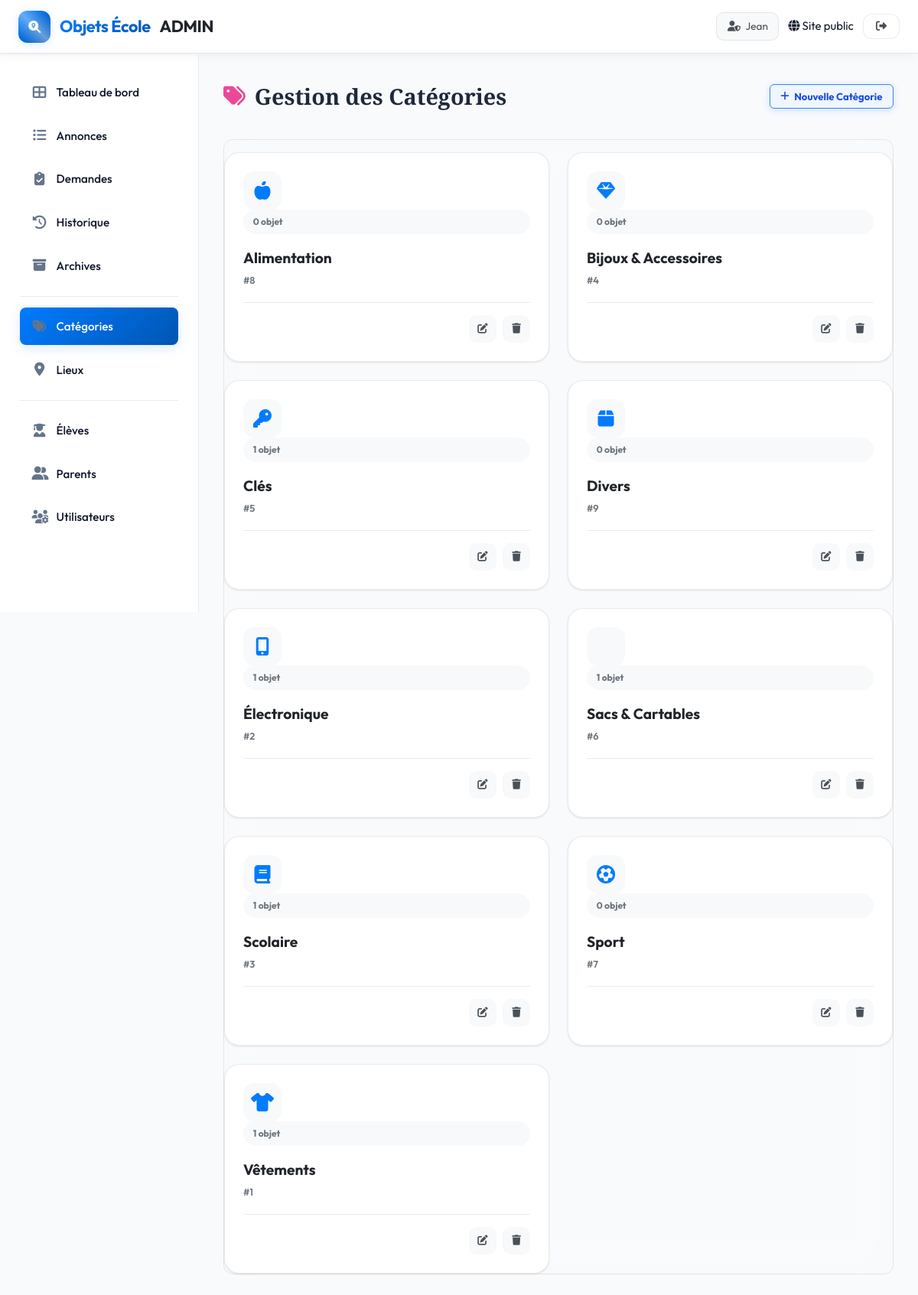
/admin/categories.php (signed in), run on the app's committed database.
### tables this page shows
CREATE TABLE utilisateurs (
    id INT AUTO_INCREMENT PRIMARY KEY,
    login VARCHAR(100) UNIQUE NOT NULL,
    mot_de_passe_hash VARCHAR(255) NOT NULL,
    role ENUM('admin','personnel','parent') NOT NULL DEFAULT 'parent',
    nom VARCHAR(100) NOT NULL,
    prenom VARCHAR(100) NOT NULL,
    email VARCHAR(150),
    tel VARCHAR(20),
    cin VARCHAR(30),
    actif TINYINT(1) DEFAULT 1,
    date_creation TIMESTAMP DEFAULT CURRENT_TIMESTAMP
);

CREATE TABLE categories (
    id INT AUTO_INCREMENT PRIMARY KEY,
    nom VARCHAR(100) NOT NULL,
    icone VARCHAR(50) DEFAULT 'fas fa-box',
    date_creation TIMESTAMP DEFAULT CURRENT_TIMESTAMP
);

### includes/functions.php (called while the page is built, shortened)
<?php
function url(string $path): string {
    return BASE_URL . '/' . ltrim($path, '/');
}

### includes/auth.php (called while the page is built, shortened)
<?php
function getCurrentUser(): ?array {
    $pdo = getDB();
    $stmt = $pdo->prepare("SELECT * FROM utilisateurs WHERE id = ? AND actif = 1");
    $stmt->execute([$_SESSION['user_id']]);
    return $stmt->fetch() ?: null;
}
function clean(string $str): string {
    return htmlspecialchars(trim($str), ENT_QUOTES, 'UTF-8');
}

### admin/categories.php (the view, shortened to what this page needs)
<?php
$page_title = 'Gestion des Catégories';
$active_page = 'categories';
require_once __DIR__ . '/../includes/admin_header.php';
$categories = $pdo->query("SELECT c.*, COUNT(a.id) AS nb_annonces FROM categories c LEFT JOIN annonces a ON a.categorie_id=c.id GROUP BY c.id ORDER BY c.nom")->fetchAll();
?>
    <div class="vue-ensemble-header">
      <div class="vue-ensemble-title">
        <i class="fas fa-tags" style="color:#ec4899;"></i> <?= clean($page_title) ?>
      </div>
      <button onclick="document.getElementById('addForm').style.display='block'; this.style.display='none'" class="btn-action blue"><i class="fas fa-plus"></i> Nouvelle Catégorie</button>
    </div>
    <div class="admin-card-premium" style="background:transparent; box-shadow:none; padding:0;">
      <div class="category-grid">
        <?php foreach ($categories as $c): ?>
        <div class="category-card" id="card-<?= $c['id'] ?>">
          <div class="category-card-header">
            <div class="category-icon-wrapper">
              <i class="<?= clean($c['icone']) ?>"></i>
            </div>
            <div class="category-badge">
              <?= (int)$c['nb_annonces'] ?> objet<?= $c['nb_annonces']>1?'s':'' ?>
            </div>
          </div>
          <div class="category-card-body">
            <h3 class="category-name"><?= clean($c['nom']) ?></h3>
            <span class="category-id">#<?= $c['id'] ?></span>
          </div>
          <div class="category-card-actions">
            <button onclick="toggleEdit(<?= $c['id'] ?>)" class="btn-action-icon edit" title="Modifier">
              <i class="fas fa-edit"></i>
            </button>
            <?php if ($admin_user['role']==='admin'): ?>
            <form method="POST" onsubmit="return confirm('Supprimer définitivement cette catégorie ?')" style="margin:0;">
              <button type="submit" class="btn-action-icon delete" title="Supprimer">
                <i class="fas fa-trash"></i>
              </button>
            </form>
            <?php endif; ?>
          </div>
        </div>
        <?php endforeach; ?>
      </div>
    </div>
<?php require_once __DIR__ . '/../includes/admin_footer.php'; ?>

### includes/admin_header.php (shortened to what this page needs)
<?php
require_once __DIR__ . '/auth.php';
$admin_user = getCurrentUser();
?>
<!DOCTYPE html>
<html lang="fr">
<head>
  <link rel="stylesheet" href="<?= url('public/css/style.css') ?>">
  <link rel="stylesheet" href="https://cdnjs.cloudflare.com/ajax/libs/font-awesome/6.5.0/css/all.min.css">
</head>
<body class="admin-body">
  <nav class="navbar admin-navbar">
    <div class="nav-inner">
      <a href="<?= url('admin/index.php') ?>" class="logo">
        <span class="logo-icon"><i class="fas fa-search-location"></i></span>
        <strong>Objets École</strong> <span>ADMIN</span>
      </a>
      <div class="nav-actions">
        <div class="user-badge">
          <i class="fas fa-user-shield"></i>
          <span><?= clean($admin_user['prenom']) ?></span>
        </div>
        <a href="<?= url('index.php') ?>" class="btn-outline">
          <i class="fas fa-globe"></i> Site public
        </a>
        <a href="<?= url('logout.php') ?>" class="btn-logout" title="Déconnexion">
          <i class="fas fa-sign-out-alt"></i>
        </a>
      </div>
    </div>
  </nav>
  <div class="admin-layout">
    <aside class="admin-sidebar">
      <nav class="sidebar-nav">
        <a href="<?= url('admin/index.php') ?>" class="sidebar-link <?= $active_page === 'dashboard' ? 'active' : '' ?>">
          <i class="fas fa-th-large"></i> Tableau de bord
        </a>
        <a href="<?= url('admin/annonces.php') ?>" class="sidebar-link <?= strpos($active_page, 'annonces') !== false ? 'active' : '' ?>">
          <i class="fas fa-list-ul"></i> Annonces
        </a>
        <a href="<?= url('admin/demandes.php') ?>" class="sidebar-link <?= $active_page === 'demandes' ? 'active' : '' ?>">
          <i class="fas fa-clipboard-check"></i> Demandes
        </a>
        <a href="<?= url('admin/historique.php') ?>" class="sidebar-link <?= $active_page === 'historique' ? 'active' : '' ?>">
          <i class="fas fa-history"></i> Historique
        </a>
        <a href="<?= url('admin/archives.php') ?>" class="sidebar-link <?= $active_page === 'archives' ? 'active' : '' ?>">
          <i class="fas fa-archive"></i> Archives
        </a>
        <div class="nav-divider" style="height:1px; background:var(--border); margin:0.5rem 0;"></div>
        <a href="<?= url('admin/categories.php') ?>" class="sidebar-link <?= $active_page === 'categories' ? 'active' : '' ?>">
          <i class="fas fa-tags"></i> Catégories
        </a>
        <a href="<?= url('admin/lieux.php') ?>" class="sidebar-link <?= $active_page === 'lieux.php' ? 'active' : '' ?>">
          <i class="fas fa-map-marker-alt"></i> Lieux
        </a>
        <div class="nav-divider" style="height:1px; background:var(--border); margin:0.5rem 0;"></div>
        <a href="<?= url('admin/eleves.php') ?>" class="sidebar-link <?= $active_page === 'eleves' ? 'active' : '' ?>">
          <i class="fas fa-user-graduate"></i> Élèves
        </a>
        <a href="<?= url('admin/parents.php') ?>" class="sidebar-link <?= $active_page === 'parents' ? 'active' : '' ?>">
          <i class="fas fa-user-friends"></i> Parents
        </a>
        <?php if ($admin_user['role'] === 'admin'): ?>
          <a href="<?= url('admin/utilisateurs.php') ?>" class="sidebar-link <?= $active_page === 'utilisateurs' ? 'active' : '' ?>">
            <i class="fas fa-users-cog"></i> Utilisateurs
          </a>
        <?php endif; ?>
      </nav>
    </aside>
    <div class="admin-content">

### admin/categories.php (style rules this page uses)
.category-grid { display: grid; grid-template-columns: repeat(auto-fill, minmax(280px, 1fr)); gap: 1.5rem; margin-top: 1rem; }
.category-card { background: white; border-radius: 20px; padding: 1.5rem; border: 1px solid var(--border); box-shadow: var(--shadow-sm); transition: all 0.3s ease; position: relative; overflow: hidden; display: flex; flex-direction: column; gap: 1rem; }
.category-icon-wrapper { display: flex; justify-content: space-between; align-items: flex-start; }
.category-icon-wrapper { width: 50px; height: 50px; background: var(--bg2); border-radius: 14px; display: flex; align-items: center; justify-content: center; font-size: 1.5rem; color: var(--accent); transition: all 0.3s ease; }
.category-badge { background: var(--bg2); color: var(--text3); font-size: 0.75rem; font-weight: 700; padding: 0.4rem 0.8rem; border-radius: 20px; }
.category-card-body { flex: 1; }
.category-name { margin: 0; font-size: 1.2rem; font-weight: 700; color: var(--text); }
.category-id { font-size: 0.8rem; color: var(--text3); font-weight: 600; }
.category-card-actions { display: flex; gap: 0.5rem; justify-content: flex-end; border-top: 1px solid var(--border); padding-top: 1rem; }
.btn-action-icon { width: 36px; height: 36px; border-radius: 10px; border: none; display: flex; align-items: center; justify-content: center; cursor: pointer; transition: all 0.2s; background: var(--bg2); color: var(--text2); }

### data on the page
utilisateurs: prenom "Jean"
categories: nb_annonces "0", nom "Alimentation", id "8"
categories: nb_annonces "0", nom "Bijoux & Accessoires", id "4"
categories: nb_annonces "1", nom "Clés", id "5"
categories: nb_annonces "0", nom "Divers", id "9"
categories: nb_annonces "1", nom "Électronique", id "2"
categories: nb_annonces "1", nom "Sacs & Cartables", id "6"
categories: nb_annonces "1", nom "Scolaire", id "3"
categories: nb_annonces "0", nom "Sport", id "7"
categories: nb_annonces "1", nom "Vêtements", id "1"

### other printed values
$page_title "Gestion des Catégories"
